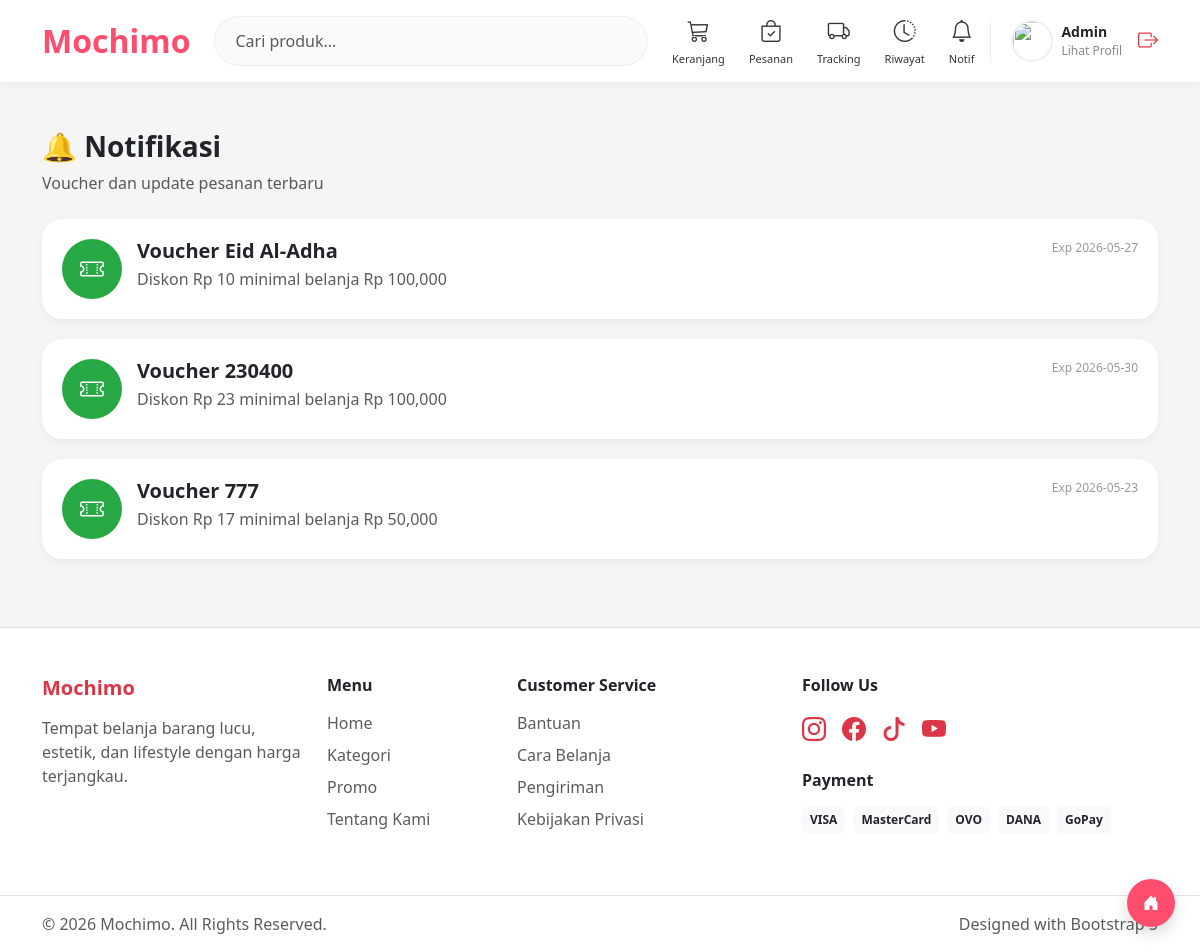
The app's page /customer/notifikasi.php (signed in) with its own data.
### tables this page shows
CREATE TABLE `users` (
  `id_user` int NOT NULL,
  `nama` varchar(100) NOT NULL,
  `email` varchar(100) NOT NULL,
  `password` varchar(255) NOT NULL,
  `no_hp` varchar(20) DEFAULT NULL,
  `alamat` text,
  `foto` varchar(255) DEFAULT NULL,
  `role` enum('admin','customer') DEFAULT 'customer',
  `created_at` timestamp NOT NULL DEFAULT CURRENT_TIMESTAMP,
  `gender` varchar(10) DEFAULT NULL
);

CREATE TABLE `voucher` (
  `id_voucher` int NOT NULL,
  `kode_voucher` varchar(50) DEFAULT NULL,
  `diskon` int DEFAULT NULL,
  `minimal_belanja` int DEFAULT NULL,
  `expired` date DEFAULT NULL,
  `status` enum('aktif','nonaktif') DEFAULT 'aktif'
);

### customer/notifikasi.php (the view, shortened to what this page needs)
<?php
include "../config/koneksi.php";
$id_user = $_SESSION['id_user'];
mysqli_query($conn, "
    UPDATE pesanan
    SET is_read = 1
    WHERE id_user = '$id_user'
    AND is_read = 0
");
include "../template/header.php";
include "../template/navbar_customer.php";
?>
<div class="container py-5">
    <a href="dashboard.php" class="back-home-btn">
        <i class="bi bi-house-door-fill"></i>
    </a>
    <div class="mb-4">
        <h3 class="fw-bold">🔔 Notifikasi</h3>
        <p class="text-muted">
            Voucher dan update pesanan terbaru
        </p>
    </div>
    <?php
    $voucher = mysqli_query($conn,"
        SELECT *
        FROM voucher
        WHERE status='aktif'
        ORDER BY id_voucher DESC
    ");
    if(mysqli_num_rows($voucher) > 0):
        while($v = mysqli_fetch_assoc($voucher)) :
    ?>
    <div class="notif-card">
        <div class="notif-icon bg-voucher">
            <i class="bi bi-ticket-perforated"></i>
        </div>
        <div class="flex-grow-1">
            <div class="d-flex justify-content-between">
                <h5 class="fw-bold mb-1">
                    Voucher <?= $v['kode_voucher']; ?>
                </h5>
                <div class="notif-time">
                    Exp <?= $v['expired']; ?>
                </div>
            </div>
            <div class="text-muted">
                Diskon Rp <?= number_format($v['diskon']); ?>
                minimal belanja Rp <?= number_format($v['minimal_belanja']); ?>
            </div>
        </div>
    </div>
    <?php endwhile; endif; ?>
</div>
<?php include "../template/footer.php"; ?>

### template/navbar_customer.php (shortened to what this page needs)
<?php
include "../config/koneksi.php";
$id_user = $_SESSION['id_user'] ?? 0;
$queryUser = mysqli_query($conn,"
SELECT * FROM users
WHERE id_user='$id_user'
");
$user = mysqli_fetch_assoc($queryUser ?? []);
$fotoProfile = (!empty($user['foto']))
    ? "../assets/profile/" . $user['foto']
    : "../assets/img/user.png";
?>
<nav class="navbar navbar-expand-lg navbar-light navbar-custom sticky-top">
<div class="container d-flex align-items-center">
    <a href="../customer/dashboard.php" class="logo-text me-4">
        Mochimo
    </a>
    <form class="d-flex flex-grow-1 me-4 search-wrapper"
          method="GET"
          action="../customer/dashboard.php">
        <input type="search"
               name="cari"
               class="form-control search-input"
               placeholder="Cari produk..."
               autocomplete="off">
    </form>
    <div class="menu-wrapper me-3">
        <a href="../customer/cart.php" class="menu-icon">
            <i class="bi bi-cart3"></i>
            <small>Keranjang</small>
        </a>
        <a href="../customer/pesanan.php" class="menu-icon">
            <i class="bi bi-bag-check"></i>
            <small>Pesanan</small>
        </a>
        <a href="../customer/tracking_pesanan.php" class="menu-icon">
            <i class="bi bi-truck"></i>
            <small>Tracking</small>
        </a>
        <a href="../customer/riwayat.php" class="menu-icon">
            <i class="bi bi-clock-history"></i>
            <small>Riwayat</small>
        </a>
        <a href="../customer/notifikasi.php" class="menu-icon">
            <i class="bi bi-bell"></i>
            <small>Notif</small>
        </a>
    </div>
    <div class="d-flex align-items-center profile-navbar">
        <a href="../customer/profil.php"
           class="d-flex align-items-center text-decoration-none text-dark gap-2">
            <img src="<?= $fotoProfile; ?>" class="profile-img">
            <div>
                <div class="profile-name">
                    <?= isset($user['nama']) ? $user['nama'] : 'Customer'; ?>
                </div>
                <div class="profile-text">
                    Lihat Profil
                </div>
            </div>
        </a>
        <a href="../auth/logout.php" class="text-danger ms-3">
            <i class="bi bi-box-arrow-right fs-5"></i>
        </a>
    </div>
</div>
</nav>

### assets/css/style.css (style rules this page uses)
body { background:#f5f5f5; font-family:Arial,sans-serif; }

### template/navbar_customer.php (style rules this page uses)
.navbar-custom { background:white; box-shadow:0 2px 10px rgba(0,0,0,0.05); padding:14px 0; z-index:999; }
.logo-text { font-weight:800; font-size:32px; color:#ff4d6d !important; text-decoration:none; }
.search-input { border-radius:50px; padding:12px 20px; border:1px solid #eee; background:#fafafa; }
.menu-wrapper { display:flex; align-items:center; gap:24px; }
.menu-icon { color:#333; position:relative; transition:0.2s; display:flex; flex-direction:column; align-items:center; text-decoration:none; }
.menu-icon i { font-size:22px; }
.menu-icon small { font-size:11px; margin-top:4px; font-weight:500; }
.profile-navbar { padding-left:20px; border-left:1px solid #eee; }
.profile-img { width:42px; height:42px; border-radius:50%; object-fit:cover; border:2px solid #eee; }
.profile-name { font-size:14px; font-weight:700; margin-bottom:0; }
.profile-text { font-size:12px; color:#888; }

### customer/notifikasi.php (style rules this page uses)
body { background:#f5f5f5; font-family:'Segoe UI',sans-serif; }
.notif-card { background:white; border-radius:20px; padding:20px; margin-bottom:20px; box-shadow:0 3px 10px rgba(0,0,0,0.05); display:flex; gap:15px; }
.notif-icon { width:60px; height:60px; border-radius:50%; display:flex; align-items:center; justify-content:center; color:white; font-size:24px; }
.bg-voucher { background:#28a745; }
.notif-time { font-size:12px; color:#999; }
.back-home-btn { position: fixed; bottom: 25px; right: 25px; width: 48px; height: 48px; background: #ff4d6d; color: white; border-radius: 50%; display: flex; align-items: center; justify-content: center; box-shadow: 0 6px 15px rgba(0,0,0,0.15); text-decoration: none; z-index: 999; transition: 0.2s ease; }

### records on screen
users: nama "Admin"
voucher: kode_voucher "Eid Al-Adha", expired "2026-05-27", diskon "10", minimal_belanja "100,000"
voucher: kode_voucher "230400", expired "2026-05-30", diskon "23", minimal_belanja "100,000"
voucher: kode_voucher "777", expired "2026-05-23", diskon "17", minimal_belanja "50,000"
